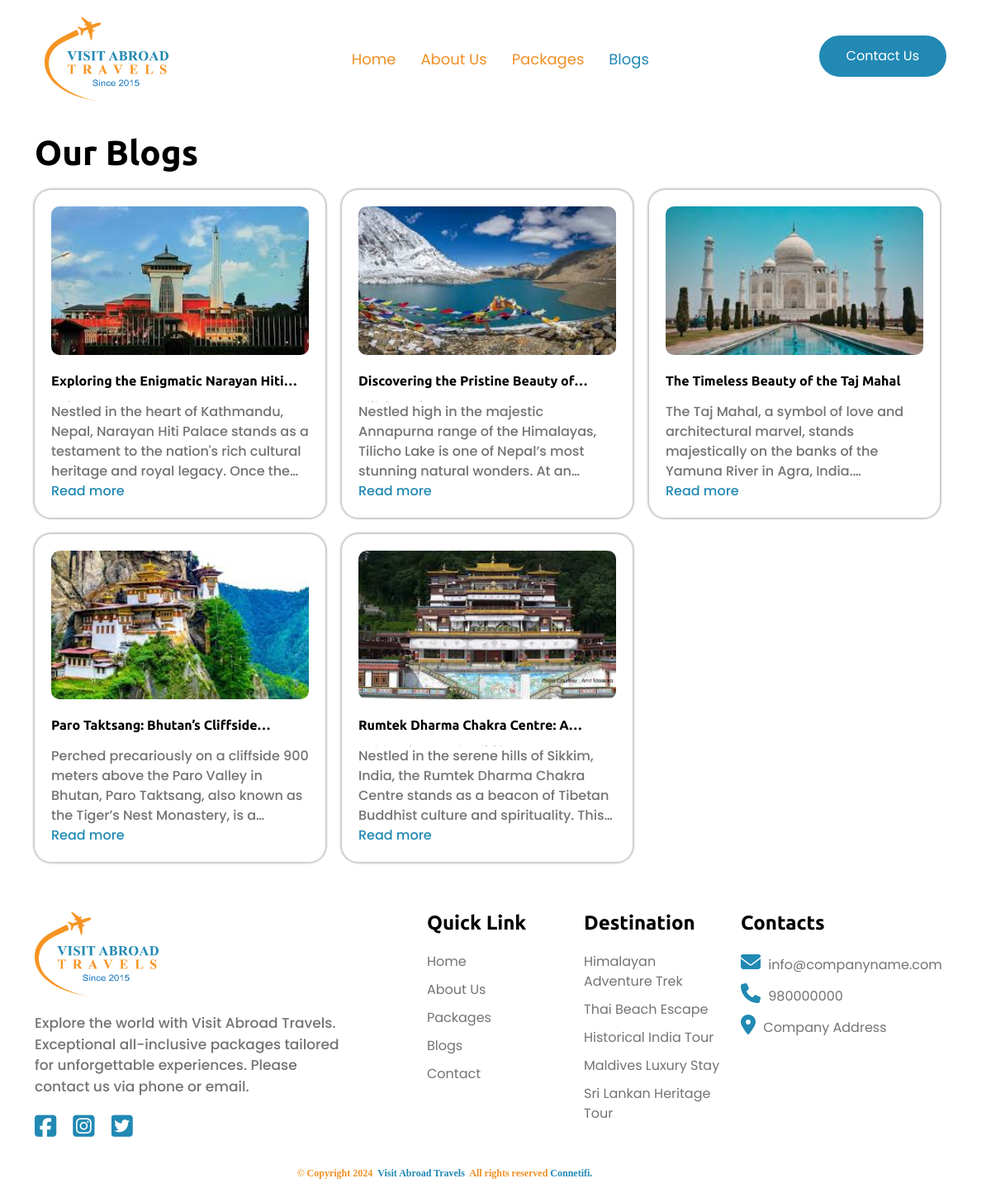
Screenshot of /blog.php with the database file from the repository.
### tables this page shows
CREATE TABLE `blog` (
  `id` int(11) NOT NULL,
  `title` varchar(155) NOT NULL,
  `date` date NOT NULL,
  `image` varchar(155) NOT NULL,
  `content` longtext NOT NULL
);

CREATE TABLE `packages` (
  `id` int(11) NOT NULL,
  `title` varchar(155) NOT NULL,
  `country` varchar(155) NOT NULL,
  `category` varchar(155) NOT NULL,
  `description` longtext NOT NULL,
  `price_range` varchar(155) NOT NULL,
  `duration` varchar(155) NOT NULL,
  `group_size` varchar(155) NOT NULL,
  `accomodation` varchar(155) NOT NULL,
  `meal` varchar(155) NOT NULL,
  `best_season` varchar(155) NOT NULL,
  `guide` varchar(155) NOT NULL,
  `transportation` varchar(155) NOT NULL,
  `image` varchar(155) NOT NULL,
  `feature` varchar(155) NOT NULL,
  `map` text NOT NULL,
  `gallery_images` text NOT NULL,
  `add_details` longtext NOT NULL,
  `inclusion_exclusion` text NOT NULL
);

### blog.php (the view)
<?php
$page = 'blog';
include 'includes/header.php'; ?>
<?php
include 'includes/navbar.php'; ?>
<section class=" bc-padding blog-page">
  <div class="container">
    <h2 class="section-heading">Our Blogs</h2>
    <div class=" blog-row">
      <?php
      $sql = "SELECT * FROM blog";
      $result = mysqli_query($conn, $sql);
      $count = mysqli_num_rows($result);
      if ($count > 0) {
        while ($row = mysqli_fetch_assoc($result)) {
          $title = $row['title'];
          $image = $row['image'];
          $content = $row['content'];
          $id = $row['id'];
      ?>
          <div class="card-item">
            <a href="blogpost.php?id=<?php echo $id ?>">
              <div class="img"><img src="<?php echo SITEURL; ?>admin/blog/img/<?php echo $image ?>" alt=""></div>
              <div class="content">
                <h3 class="card-title"><?php echo $title ?></h3>
                <span class="para"> <?php echo $content ?></span>
                <a class="read-more" href="blogpost.php?id=<?php echo $id ?>">Read more</a>
              </div>
            </a>
          </div>
      <?php
        }
      }
      ?>
    </div>
  </div>
</section>
<?php include 'includes/topfooter.php'; ?>
<?php include 'includes/footer.php'; ?>

### includes/header.php (shortened to what this page needs)
<!doctype html>
<html lang="en">
<?php
$phone     =     "980000000";
$email     =     "info@companyname.com";
$add    =     "Company Address";
$co        =    "Visit Abroad Travels";
?>
<head>
    <link href="https://cdn.jsdelivr.net/npm/bootstrap@5.3.3/dist/css/bootstrap.min.css" rel="stylesheet">
    <link rel="stylesheet" href="https://cdnjs.cloudflare.com/ajax/libs/magnific-popup.js/1.1.0/magnific-popup.min.css">
    <link rel="stylesheet" href="https://cdnjs.cloudflare.com/ajax/libs/font-awesome/6.5.2/css/all.min.css">
    <link rel="stylesheet" href="css/style.css">
    <link rel="stylesheet" href="https://cdnjs.cloudflare.com/ajax/libs/OwlCarousel2/2.3.4/assets/owl.carousel.min.css">
</head>
<body>

### includes/navbar.php (shortened to what this page needs)
<header class="header ">
  <div class="container">
    <nav class="navbar  navbar-expand-lg">
      <div class="container-fluid ">
        <a class="navbar-brand" href="./"><img src="./images/logo.png" alt=""></a>
        <div class="offcanvas offcanvas-start" tabindex="-1" id="offcanvasNavbar" aria-labelledby="offcanvasNavbarLabel">
          <div class="offcanvas-body">
            <ul class="navbar-nav  ">
              <li class="nav-item  <?php if ($page == 'home') {
                                      echo 'active';
                                    } ?>">
                <a href="./" class="nav-link">Home</a>
              </li>
              <li class="nav-item <?php if ($page == 'about') {
                                    echo 'active';
                                  } ?>">
                <a href="about" class="nav-link">About Us</a>
              </li>
              <li class="nav-item <?php if ($page == 'packages') {
                                    echo 'active';
                                  } ?>">
                <a href="packages" class="nav-link">Packages</a>
              </li>
              <li class="nav-item <?php if ($page == 'blog') {
                                    echo 'active';
                                  } ?>">
                <a href="blog" class="nav-link">Blogs</a>
              </li>
            </ul>
          </div>
        </div>
        <div class="cnt-btn">
          <a href="contact" class="btn-primary">Contact Us</a>
        </div>
      </div>
    </nav>
  </div>
</header>

### includes/topfooter.php (shortened to what this page needs)
<footer class="section-padding">
  <div class="container">
    <div class="row">
      <div class="col-lg-5 col-md-12 ">
        <div class="footer-block footer-content-block">
          <div class="logo">
            <img src="./images/logo.png" alt="">
          </div>
          <p class="section-des">Explore the world with Visit Abroad Travels. Exceptional all-inclusive packages tailored for unforgettable experiences. Please contact us via phone or email.
          </p>
          <div class="social-icon">
            <a href=""><i class="fa-brands fa-square-facebook"></i></a>
            <a href=""><i class="fa-brands fa-square-instagram"></i></a>
            <a href=""><i class="fa-brands fa-square-twitter"></i></a>
          </div>
        </div>
      </div>
      <div class="col-lg-2 col-md-12 ">
        <div class="footer-block ">
          <h4 class="block-heading">Quick Link</h4>
          <ul class="footer-nav">
            <li class="footer-nav-item"><a href="./" class="footer-nav-link">Home </a></li>
            <li class="footer-nav-item"><a href="about" class="footer-nav-link">About Us </a></li>
            <li class="footer-nav-item"><a href="packages" class="footer-nav-link">Packages </a></li>
            <li class="footer-nav-item"><a href="blog" class="footer-nav-link">Blogs</a></li>
            <li class="footer-nav-item"><a href="contact" class="footer-nav-link">Contact</a></li>
          </ul>
        </div>
      </div>
      <div class="col-lg-2 col-md-12 ">
        <div class="footer-block ">
          <h4 class="block-heading">Destination</h4>
          <ul class="footer-nav">
            <?php
            $sql = "SELECT * FROM packages LIMIT 5";
            $result = mysqli_query($conn, $sql);
            $count = mysqli_num_rows($result);
            if ($count > 0) {
              while ($row = mysqli_fetch_assoc($result)) {
                $title = $row['title'];
                $id = $row['id'];
            ?>
                <li class="footer-nav-item"><a href="packages_post.php?id=<?php echo  $id ?>" class="footer-nav-link"><?php echo $title ?></a></li>
            <?php
              }
            }
            ?>
          </ul>
        </div>
      </div>
      <div class="col-lg-3 col-md-12 ">
        <div class="footer-block ">
          <h4 class="block-heading">Contacts</h4>
          <ul class="footer-nav">
            <li class="footer-nav-item"><a href="" class="footer-nav-link"><i class="fa-solid fa-envelope"></i> <?php echo $email; ?> </a></li>
            <li class="footer-nav-item"><a href="" class="footer-nav-link"><i class="fa-solid fa-phone"></i> <?php echo $phone; ?> </a></li>
            <li class="footer-nav-item"><a href="" class="footer-nav-link"><i class="fa-solid fa-location-dot"></i> <?php echo $add; ?> </a></li>
          </ul>
        </div>
      </div>
    </div>
  </div>
  <div class="footer-bottom">
    <div class="container">
      <div class="bottom-wrapper">
        <div class="block">
          <p>© Copyright <?php echo date('Y'); ?> <a href="./"><?php echo $co; ?></a> All rights reserved<a href="https://connectifisolutions.com/" target="_blank">Connetifi.</a><a style="color: white;" href="https://bluebugsoft.com/" target="_blank">developed by BlueBug</a></p>
        </div>
      </div>
    </div>
  </div>
</footer>

### includes/footer.php (shortened to what this page needs)
</body>
</html>

### css/style.css (style rules this page uses)
body, p, a { font-size: 14px; font-style: normal; font-weight: 400; font-family: "Poppins", sans-serif; }
h1, .h1, h2, .h2, h3, .h3, h4, .h4, h5, .h5, h6 { font-family: "Ubuntu", sans-serif; font-weight: 600; margin: 0; padding: 0; color: #000000; }
p { font-weight: 400; margin: 0; padding: 0; color: #757272; }
.btn-primary { position: relative; display: inline-block; overflow: hidden; padding: 10px 30px; font-family: "Poppins", sans-serif; font-weight: 400; color: #fff; background-color: #2189b3; border: 3px solid #2189b3; border-radius: 60px; transition: color 0.3s ease-in-out, background-color 0.3s ease-in-out, border-color 1s ease-in-out; }
ul { margin: 0; padding: 0; list-style: none; }
ul li { display: block; font-size: 14px; font-weight: 300; font-family: "Poppins", sans-serif; }
img { width: 100%; transition: 0.4s all; }
p { line-height: 1.5; }
a { color: #757272; font-size: 16px; font-weight: 500; font-family: "Poppins", sans-serif; text-decoration: none; display: block; overflow: hidden; transition: 0.4s all; }
section { position: relative; }
.section-padding { padding: 60px 0px; }
.bc-padding { padding-top: 160px; }
.section-des { color: #757272; font-size: 17px; font-weight: 500; font-family: "Poppins", sans-serif; margin: 10px 0px; }
.section-heading { font-size: 42px; font-family: "Ubuntu", sans-serif; color: #000000; font-weight: 800; margin-bottom: 20px; }
.card-item { box-shadow: 0 0 2px 2px rgba(0, 0, 0, 0.219); padding: 20px 20px; border-radius: 20px; cursor: pointer; }
.card-item .img { border-radius: 10px; overflow: hidden; height: 180px; }
.card-item .img img { object-fit: cover; transition: 0.5s ease-in-out; width: 100%; height: 100%; }
.card-item .content .card-title { font-size: 16px; font-family: "Ubuntu", sans-serif; font-weight: 600; padding: 15px 0px 10px 0px; color: #000000; font-weight: 600; transition: 0.3s ease-in-out; }
.card-item .content p { font-size: 16px; font-weight: 500; color: #757272; }
header { position: fixed; z-index: 99; top: 0; left: 0; width: 100%; }
header .navbar { padding: 15px 0px; }
header .navbar .navbar-brand { width: 150px; }
header .navbar .offcanvas .offcanvas-body { justify-content: center; }
header .navbar .offcanvas .offcanvas-body .navbar-nav .nav-item .nav-link { padding: 0 15px; color: #ee9023; font-weight: 400; text-transform: capitalize; font-size: 18px; transition: 0.3s ease-in-out; }
header .navbar .offcanvas .offcanvas-body .navbar-nav .nav-item.active .nav-link, header .navbar .offcanvas .offcanvas-body .navbar-nav .nav-item:hover .nav-link { color: #2189b3; }
footer { padding-top: 0px; }
footer .footer-content-block { padding-right: 70px; }
footer .footer-block .logo img { width: 150px; }
footer .footer-block .section-des { color: #757272; margin: 20px 0px; }
footer .footer-block .social-icon { display: flex; }
footer .footer-block .social-icon a i { font-size: 30px; margin-right: 20px; color: #2189b3; transition: 0.3s ease-in-out; }
footer .footer-block .block-heading { margin-bottom: 20px; }
footer .footer-block .footer-nav .footer-nav-item .footer-nav-link { font-size: 16px; color: #757272; font-weight: 400; margin-bottom: 10px; }
footer .footer-block .footer-nav .footer-nav-item .footer-nav-link i { color: #2189b3; font-size: 24px; margin-right: 5px; }
footer .footer-bottom { margin-top: 30px; }
footer .footer-bottom .block { display: flex; align-items: center; justify-content: center; }
footer .footer-bottom .block p { font-family: cursive; font-size: 12px; font-weight: 600; color: #ee9023; }
footer .footer-bottom .block p a { padding: 0px 3px; font-family: cursive; color: #2189b3; font-size: 12px; font-weight: 600; display: inline; }
.blog-page .blog-row { display: flex; flex-wrap: wrap; gap: 20px; }
.blog-page .blog-row .card-item { flex: 0 1 calc(33.3333333333% - 20px); box-sizing: border-box; }
.blog-page .blog-row .card-item .card-title { display: -webkit-box; -webkit-line-clamp: 1; -webkit-box-orient: vertical; overflow: hidden; text-overflow: ellipsis; line-height: 2; }
.blog-page .blog-row .card-item .para { display: -webkit-box; -webkit-line-clamp: 4; -webkit-box-orient: vertical; overflow: hidden; text-overflow: ellipsis; }
.blog-page .blog-row .card-item .read-more { color: #2189b3; }

### rows the page displays
blog: image (picture), title "Exploring the Enigmatic Narayan…", content "Nestled in the heart of Kathmandu, Nepal, Narayan Hiti Palace stands as a testament to the nation's rich cultural heritage and royal legacy. Once…"
blog: image (picture), title "Discovering the Pristine Beauty…", content "Nestled high in the majestic Annapurna range of the Himalayas, Tilicho Lake is one of Nepal’s most stunning natural wonders. At…"
blog: image (picture), title "The Timeless Beauty of the Taj Mahal", content "The Taj Mahal, a symbol of love and architectural marvel, stands majestically on the banks of the Yamuna River in Agra,…"
blog: image (picture), title "Paro Taktsang: Bhutan’s…", content "Perched precariously on a cliffside 900 meters above the Paro Valley in Bhutan, Paro Taktsang, also known as the Tiger’s Nest Monastery, is…"
blog: image (picture), title "Rumtek Dharma Chakra Centre:…", content "Nestled in the serene hills of Sikkim, India, the Rumtek Dharma Chakra Centre stands as a beacon of Tibetan Buddhist culture and spirituality.…"
packages: title "Himalayan Adventure Trek"
packages: title "Thai Beach Escape"
packages: title "Historical India Tour"
packages: title "Maldives Luxury Stay"
packages: title "Sri Lankan Heritage Tour"

### other values shown
$email "info@companyname.com"
$phone "980000000"
$add "Company Address"
$co "Visit Abroad Travels"
